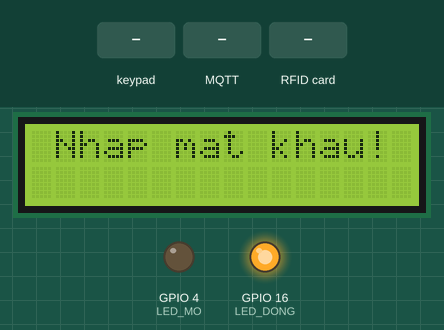
Recording of a sketch running on a simulated ESP32. Parts: 16×2 character LCD, output pins drawn as LEDs (lit = HIGH). The test bench sets the inputs (shaded band). WiFi joins after 1.5 s; servers stay silent unless stated; uploads are accepted with an empty reply; random numbers use the default seed unless the sketch sets one; EEPROM starts erased; no MQTT or app messages arrive unless stated; what the sketch prints to the serial monitor is not drawn.

Above: at 3.3 s.
3.4 s: keypad keys 1 2 3 4 A pressed 0.4 s apart
At 5.1 s:
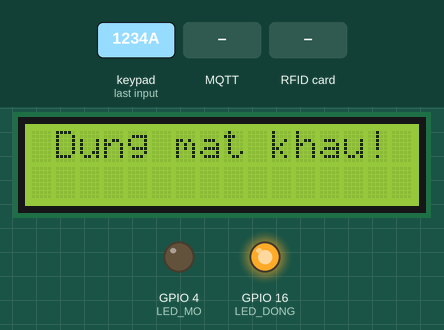
6.9 s: MQTT message "UTC2" arrives on the third subscribed topic
At 8.2 s:
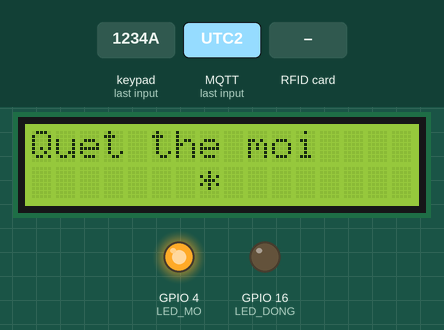
8.5 s: RFID card 5E 7A 19 C4 held to the reader
At 9.2 s:
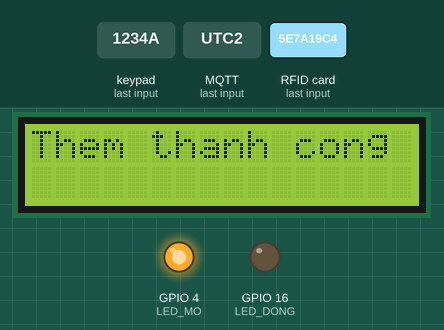
11.5 s: keypad keys 1 2 3 4 pressed 0.4 s apart
At 12.9 s:
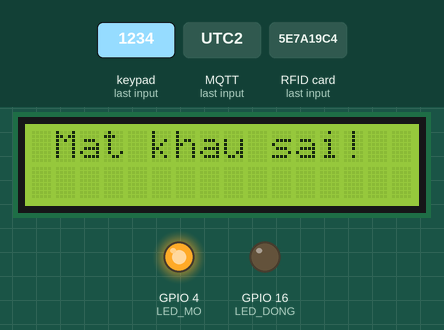
14.6 s: MQTT message "esp32/get_state" arrives on the third subscribed topic
At 15.69 s:
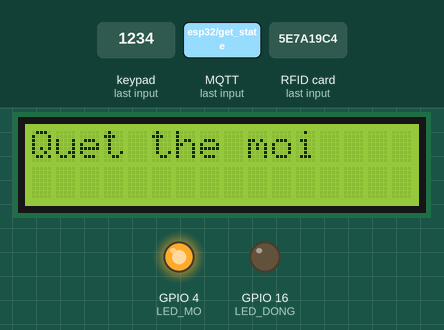
17.2 s: key 'A' pressed
At 18.7 s:
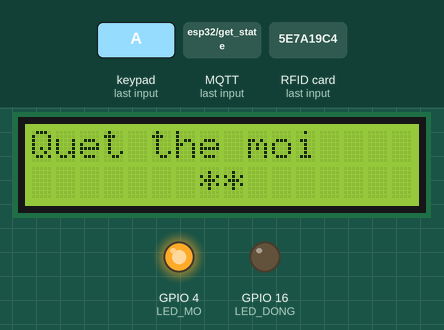
Timing chart, 0 to 19.8 s (numbered marks = the images above; inputs shaded):
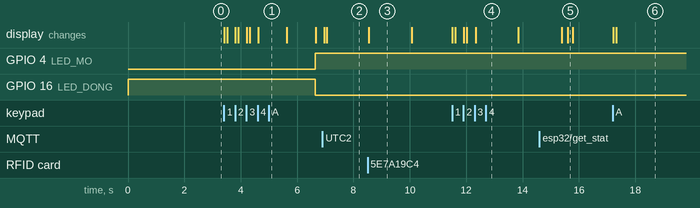

Measured:
- after the input at 3.4 s, GPIO 4 (LED_MO): LOW → HIGH after 3.2 s; GPIO 16 (LED_DONG): HIGH → LOW after 3.2 s; the display: first changes at once (image 1 shows a later state)
- after the input at 8.5 s, the display: changes after 0.05 s (image 3)
- after the input at 11.5 s, the display: first changes at once (image 4 shows a later state)
- after the input at 17.2 s, the display: first changes at once (image 6 shows a later state)
- what the display in image 3 shows lasts 1.6 s, from 8.5 s to 10.1 s

The sketch:

main.ino
```cpp
#include "QuanLyMK.h"
#include "WiFi.h"
#include <HTTPClient.h>

#include <ArduinoJson.h>
#include <WiFiClientSecure.h>

#define LED_MO   4   // LED báo cửa mở
#define LED_DONG 16    // LED báo cửa đóng

const char* ssid = "WiFi Tro";
const char* Password = "012345678";

// const char* ssid = "UTC2";
// const char* Password = "";
String Web_App_URL = "https://script.google.com/macros/s/AKfycbyUJmlG3j_D9XgJE03I3inLGKE-aKu5OYNpfGkmhdrZKo2tToUpU3FisACedxYESa8w/exec";

// ===== MQTT HiveMQ Cloud =====
const char* mqtt_server = "741a15d1156f4924b1122e00e2cf1d9d.s1.eu.hivemq.cloud";
const int mqtt_port = 8883;
const char* mqtt_username = "cam_nhung";
const char* mqtt_password = "123456789Camnhung";

// ===== MQTT =====
WiFiClientSecure espClient;
PubSubClient client(espClient);

// ================= CALLBACK (NHẬN DATA) =================
void callback(char* topic, byte* payload, unsigned int length) {
  String message = "";

  for (int i = 0; i < length; i++) {
    message += (char)payload[i];
  }

  Serial.println("Message arrived [" + String(topic) + "]: " + message);
// ===== WEB YÊU CẦU LẤY TRẠNG THÁI =====
  if (String(topic) == "esp32/get_state") {

      Serial.println("Web request current state");

      publishData();
  }

  if (String(topic) == "esp32/client") {
      loai = 2;
    // Cách 1: nhận dạng đơn giản
    if (message == "1") {
      if (state == 0){
      state = 1;
      Serial.println("Cua mo");
      }
      else {
        Serial.println("Cua dang mo");
      }

    }
    else if (message == "0") {
     if (state == 1){
      state = 0;
      Serial.println("Cua dong");
      }
      else {
        Serial.println("Cua dang dong");
      }
    }
  }
  if(String(topic) == "esp32/add_mode")
{
    addMode = true;

    lcd.clear();
    lcd.print("Quet the moi");

    Serial.println("Che do them the");
}
if(String(topic) == "esp32/delete_card")
{
    deleteCard(message);

    client.publish(
        "esp32/card_deleted",
        message.c_str()
    );

    publishCardList();
}
if(String(topic) == "esp32/get_card_list")
{
    publishCardList();
}
}
// ================= RECONNECT MQTT =================
void reconnect() {
  while (!client.connected()) {
    Serial.print("Attempting MQTT connection...");

    String clientID = "ESP32Client-";
    clientID += String(random(0xffff), HEX);

    if (client.connect(clientID.c_str(), mqtt_username, mqtt_password)) {
      Serial.println("connected");
      // Subscribe topic điều khiển LED
      client.subscribe("esp32/client");
      client.subscribe("esp32/get_state");

      client.subscribe("esp32/add_mode");
      client.subscribe("esp32/delete_card");
      client.subscribe("esp32/get_card_list");
    } else {
      Serial.print("failed, rc=");
      Serial.print(client.state());
      Serial.println(" try again in 5 seconds");
      delay(5000);
    }
  }
}

// ================= PUBLISH DATA =================
void publishData() {

  DynamicJsonDocument doc(256);

  // ===== HÀNH ĐỘNG =====
  doc["hanhdong"] = (state == 1) ? "Mo" : "Dong";

  // ===== HÌNH THỨC =====
  if(loai == 0) doc["hinhthuc"] = "The";
  else if(loai == 1) doc["hinhthuc"] = "Mat_khau";
  else doc["hinhthuc"] = "Web";

  // ===== GHI CHÚ =====
  if(loai == 0){
    doc["ghichu"] = (tt_the == 1) ? "Hop_le" : "Sai";
  }
  else if(loai == 1){
    doc["ghichu"] = (tt_mk == 1) ? "Hop_le" : "Sai";
  }
  else{
    doc["ghichu"] = "Hop_le";
  }
  char buffer[128];
  serializeJson(doc, buffer);

client.publish("esp32/door", buffer, true);

  Serial.println("MQTT: " + String(buffer));
}
void publishCardList()
{
    DynamicJsonDocument doc(1024);

    JsonArray arr = doc.to<JsonArray>();

    for(int i = 0; i < soLuongThe; i++)
    {
        arr.add(dsThe[i]);
    }

    String json;
    serializeJson(doc, json);

    client.publish(
        "esp32/card_list",
        json.c_str(),
        true
    );

    Serial.println("Danh sach the:");
    Serial.println(json);
}
void setup() {

  Serial.begin(115200);
  pinMode(LED_MO, OUTPUT);
  pinMode(LED_DONG, OUTPUT);

  // Trạng thái ban đầu: cửa đóng
  digitalWrite(LED_MO, LOW);
  digitalWrite(LED_DONG, HIGH);

  lcd.init(); // Khởi tạo màn hình Màn hình
  lcd.backlight(); // Bật đèn màn hình Màn hình
  lcd.print(" Nhap mat khau!");
  //RFID
  SPI.begin(); // init SPI bus
  rfid.PCD_Init(); // init MFRC522
  pref.begin("RFID", false);

  loadCards();
  Serial.println("Danh sach the:");

  for(int i=0;i<soLuongThe;i++)
  {
      Serial.println(dsThe[i]);
  }
  // deleteCard("E378BA2C");

  // if (soLuongThe == 0) {
  //   addCard("4155D716");
  //   addCard("E378BA2C");
  // }
  // MQTT TLS
  espClient.setInsecure();

  client.setServer(mqtt_server, mqtt_port);
  client.setCallback(callback);

  //
  Serial.println("-------------");
  Serial.println("WIFI mode : STA");
  WiFi.mode(WIFI_STA);
  Serial.println("-------------");

  Serial.println();
  Serial.println("------------");
  Serial.print("Connecting to ");
  Serial.println(ssid);
  WiFi.begin(ssid, Password);
  int timeWait = 30; //--> 30 seconds.
  while (WiFi.status() != WL_CONNECTED) {
    Serial.print(".");
    if (timeWait > 0) timeWait--;
    if (timeWait == 0) {
      delay(1000);
      ESP.restart();
    }
    delay(1000);
  }
}
int last_state = state;
int last_tt_the = tt_the;
int last_tt_mk = tt_mk;
int last_dem = dem;
void loop() {

  if (!client.connected()) {
    reconnect();
  }
  client.loop();
  Xu_Ly_MK();
    // Điều khiển LED theo trạng thái cửa
  if(state == 1){ // Cửa mở
      digitalWrite(LED_MO, HIGH);
      digitalWrite(LED_DONG, LOW);
  }
  else{ // Cửa đóng
      digitalWrite(LED_MO, LOW);
      digitalWrite(LED_DONG, HIGH);
  }
  if (state != last_state || tt_the != last_tt_the ||tt_mk != last_tt_mk||last_dem !=dem){
  publishData();
  writeSheet();
  }

    last_state = state;
  last_tt_the = tt_the;
  last_tt_mk = tt_mk;
  last_dem = dem;
}
void writeSheet(){
  String Send_Data_URL = Web_App_URL + "?sts=write";
  // ===== HÀNH ĐỘNG =====
  if(state == 1){
    Send_Data_URL += "&hanhdong=Mo";
  } else {
    Send_Data_URL += "&hanhdong=Dong";
  }
  // ===== HÌNH THỨC =====
  if(loai == 0){
    Send_Data_URL += "&hinhthuc=The";
  } else if (loai ==1) {
    Send_Data_URL += "&hinhthuc=Mat_khau";
  }
  else {
    Send_Data_URL += "&hinhthuc=Web";
  }

  // ===== GHI CHÚ =====
if(loai == 0){ // dùng thẻ
  if(tt_the == 1){
    Send_Data_URL += "&ghichu=Hop_le";
  } else {
    Send_Data_URL += "&ghichu=Sai";
  }
}
else if (loai==1){ // dùng mật khẩu
  if(tt_mk == 1){
    Send_Data_URL += "&ghichu=Hop_le";
  } else {
    Send_Data_URL += "&ghichu=Sai";
  }
}
else {
  Send_Data_URL += "&ghichu=Hop_le";
}

  Serial.println();
  Serial.println("-------------");
  Serial.println("Send data to Google Spreadsheet...");
  Serial.print("URL : ");
  Serial.println(Send_Data_URL);
  HTTPClient http;

  // HTTP GET Request.
  http.begin(Send_Data_URL.c_str());
  http.setFollowRedirects(HTTPC_STRICT_FOLLOW_REDIRECTS);

  // Gets the HTTP status code.
  int httpCode = http.GET();
  Serial.print("HTTP Status Code : ");
  Serial.println(httpCode);

  // Getting response from google sheets.
  String payload;
  if (httpCode > 0) {
    payload = http.getString();
    Serial.println("Payload : " + payload);
  }

  http.end();
}
String dataForm(float value, int leng, int decimal){
  String str = String(value,decimal);
  if(str.length()<leng){
    int space = leng-str.length();
    for(int i=0;i<space;++i){
      str = " "+str;
    }
  }
  return str;
}
```

QuanLyMK.h
```cpp
#ifndef  QUANLYMK_H
#define QUANLYMK_H
#include <SPI.h>
#include <MFRC522.h>
#include <Keypad.h>
#include <Wire.h>
#include <LiquidCrystal_I2C.h>
#include <Preferences.h>
#include <PubSubClient.h>
LiquidCrystal_I2C lcd(0x27, 16, 2);
// RFID
#define SS_PIN  5
#define RST_PIN 17

MFRC522 rfid(SS_PIN, RST_PIN);

Preferences pref;

#define MAX_CARD 20

String dsThe[MAX_CARD];
int soLuongThe = 0;


// các biến phục vụ cho việc nhập mật khẩu
const byte ROWS = 4;
const byte COLS = 4;
char password[5]; // mảng lưu mật khẩu khi nhập
char PassOP[]="1234"; // Mật khẩu mở cửa
char PassCL[]="1111"; // Mật khẩu đóng cửa
int i = 0;
int on=0;
extern int dem = 0; // đếm số lần nhập mk sai
extern int state = 0; // trạng thái cửa đóng
extern int tt_the = 0; // thẻ nhận vào là sai
extern int tt_mk = 0; // mk nhập vào là sai
extern int loai = 0; // 0 là dùng thẻ, 1 là dùng mk
bool addMode = false;
extern PubSubClient client;
void publishCardList();
char MatrixKey[ROWS][COLS] =
{
{'1','2','3','A'},
{'4','5','6','B'},
{'7','8','9','C'},
{'*','0','#','D'}
};
byte rowPins[ROWS] = {13,12,14,27}; // R1,R2,R3,R4
byte colPins[COLS] = {26,25,33,32}; // C1,C2,C3,C4

Keypad customKeypad  = Keypad( makeKeymap(MatrixKey), rowPins, colPins, ROWS, COLS);

String UIDtoString(byte *buffer, byte size)
{
  String uid = "";

  for (byte i = 0; i < size; i++) {
    if (buffer[i] < 0x10)
      uid += "0";

    uid += String(buffer[i], HEX);
  }

  uid.toUpperCase();

  return uid;
}

bool checkCard(String uid)
{
  for (int i = 0; i < soLuongThe; i++) {
    if (dsThe[i] == uid)
      return true;
  }

  return false;
}

void saveCards()
{
    pref.clear();

    pref.putInt("count", soLuongThe);

    for(int i=0;i<soLuongThe;i++)
    {
        String key = "card" + String(i);

        pref.putString(
            key.c_str(),
            dsThe[i]
        );
    }
}

void loadCards()
{
  soLuongThe = pref.getInt("count", 0);

  for (int i = 0; i < soLuongThe; i++) {
    String key = "card" + String(i);
    dsThe[i] = pref.getString(key.c_str(), "");
  }
}

void addCard(String uid)
{
  uid.toUpperCase();

  if (checkCard(uid))
    return;

  if (soLuongThe >= MAX_CARD)
    return;

  dsThe[soLuongThe] = uid;
  soLuongThe++;

  saveCards();

  Serial.println("Da them the: " + uid);
}
void deleteCard(String uid)
{
    uid.toUpperCase();

    for(int i = 0; i < soLuongThe; i++)
    {
        if(dsThe[i] == uid)
        {
            // Dịch các phần tử phía sau lên trước
            for(int j = i; j < soLuongThe - 1; j++)
            {
                dsThe[j] = dsThe[j + 1];
            }

            // Xóa phần tử cuối
            dsThe[soLuongThe - 1] = "";

            soLuongThe--;

            saveCards();

            Serial.println("Da xoa the: " + uid);

            return;
        }
    }

    Serial.println("Khong tim thay the");
}
void Xu_Ly_MK(){
if (rfid.PICC_IsNewCardPresent() &&
    rfid.PICC_ReadCardSerial())
{
    loai = 0;
    String uid = UIDtoString(
                    rfid.uid.uidByte,
                    rfid.uid.size);
    Serial.println("UID: " + uid);
    if(addMode)
{
    if(!checkCard(uid))
    {
        addCard(uid);

        client.publish(
            "esp32/card_added",
            uid.c_str()
        );

        publishCardList();

        lcd.clear();
        lcd.print("Them thanh cong");
    }
    else
    {
        lcd.clear();
        lcd.print("The da ton tai");
    }

    addMode = false;

    delay(1500);

    lcd.clear();
    lcd.print("Nhap mat khau!");

    rfid.PICC_HaltA();
    rfid.PCD_StopCrypto1();

    return;
}
    if (checkCard(uid))
    {
        dem = 0;
        tt_the = 1;

        lcd.clear();

        if (state == 1)
        {
            lcd.setCursor(0, 0);
            lcd.print("Dong cua");

            lcd.setCursor(5, 1);
            lcd.print("bang the");

            state = 0;
        }
        else
        {
            lcd.setCursor(0, 0);
            lcd.print("Mo cua");

            lcd.setCursor(5, 1);
            lcd.print("bang the");

            state = 1;
        }

        delay(1500);

        lcd.clear();
        lcd.print("Nhap mat khau!");
    }
    else
    {
        tt_the = 0;
        dem++;

        lcd.clear();
        lcd.setCursor(0, 0);
        lcd.print("The khong hop le");

        delay(1500);

        lcd.clear();
        lcd.print("Nhap mat khau!");
    }

    rfid.PICC_HaltA();
    rfid.PCD_StopCrypto1();
}

    char EnterKey = customKeypad.getKey(); // đọc giá trị khi nhấn bàn phím

 if (EnterKey)
 {
  loai = 1;
    // Nhấn # để xóa toàn bộ mật khẩu đã nhập
    if (EnterKey == '#') {
      i = 0;
      on = 0;

      memset(password, 0, sizeof(password));

      lcd.setCursor(6, 1); // vị trí hiển thị dấu *
      lcd.print("    ");   // xóa 4 ký tự
      lcd.setCursor(6, 1);

      return;
    }
    password[i]=EnterKey;
    i++;
    on++;
    if (i == 0) {
      password[0] = EnterKey;
      lcd.setCursor(6, 1);
      lcd.print(password[0]);
      delay(100);
      lcd.setCursor(6, 1);
      lcd.print("*"); // Ký tự được thay bởi dấu *
    }
    if (i == 1) {
      password[1] = EnterKey;
      lcd.setCursor(7, 1);
      lcd.print(password[1]); //in ra số đó trên màn hình
      delay(100);
      lcd.setCursor(7, 1);
      lcd.print("*"); //đổi hiển thị số đó thành ký tự *
    }
    if (i == 2) {
      password[2] = EnterKey;
      lcd.setCursor(8, 1);
      lcd.print(password[2]);
      delay(100);
      lcd.setCursor(8, 1);
      lcd.print("*");
    }
    if (i == 3) {
      password[3] = EnterKey;
      lcd.setCursor(9, 1);
      lcd.print(password[3]);
      delay(100);
      lcd.setCursor(9, 1);
      lcd.print("*");
    }
 }
  if(on==4)
      {
    if(!strcmp(password,PassOP))
      {
        if(state == 1){
        lcd.clear();
        lcd.print(" Cua dang mo!");
        delay(1000);
        }
        else{
        lcd.clear();
        lcd.print(" Dung mat khau!");
        delay(1000);
        lcd.clear();
        lcd.print(" Cua da mo!");
        delay(1000);
        state = 1;
        tt_mk = 1;
        }
        lcd.clear();
        lcd.print(" Nhap mat khau!");
        i=0;
      }

      if(!strcmp(password,PassCL))
      {
        if(state == 0){
        lcd.clear();
        lcd.print(" Cua dang dong!");
        delay(1000);
      }
      else {
        lcd.clear();
        lcd.print("  Cua da dong!");
        state = 0;
        tt_mk = 1;
        delay(1000);
      }
        lcd.clear();
        lcd.print(" Nhap mat khau!");
        i=0;
      }

      if(strcmp(password,PassOP))
{
        if(strcmp(password,PassCL))
        {

        lcd.clear();
        lcd.print(" Mat khau sai!");
        tt_mk = 0;
        dem++;
        delay(1500);
        lcd.clear();
        lcd.print("  Xin thu lai!");
        delay(1500);
        lcd.clear();
        lcd.print(" Nhap mat khau!");
        }
        i = 0;
        }
      on=0;
      }
      if (dem >= 4){
        lcd.clear();
        lcd.print("Tam khoa 30s");
        for (int t = 30; t > 0; t--) {
        lcd.setCursor(2, 1);
        lcd.print("Con lai: ");
        lcd.print(t);
        lcd.print("s   ");
        delay(1000);
  }
        dem = 0;
        lcd.clear();
        lcd.print(" Nhap mat khau!");
      }
}
#endif
```
